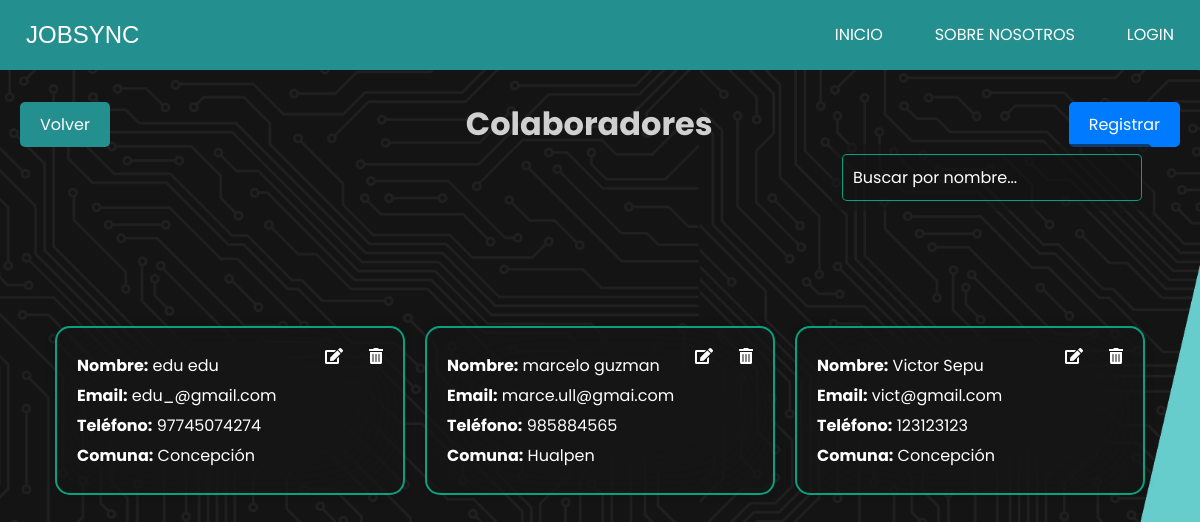
The page /colaboradores/ on the database its author committed.
### JobSyncApp/models.py (models this page shows)
class CustomUser(AbstractUser):
    telefono = models.CharField(max_length=15)
    ROL_CHOICES = [
        (True, 'Colaborador'),
        (False, 'Admin'),
    ]
    rol = models.BooleanField(choices=ROL_CHOICES, default=True)
    comuna = models.ForeignKey(Comuna, on_delete=models.SET_NULL, null=True, blank=True)

class Comuna(models.Model):
    nombre = models.CharField(max_length=100, unique=True)
    def __str__(self):
        return self.nombre

### JobSyncApp/views.py (the view)
# urls.py: path('colaboradores/', views.lista_colaboradores, name='colaboradores'),
def lista_colaboradores(request ):
    colaboradores = CustomUser.objects.filter(rol=True)
    return render(request, 'admin/colaboradores.html', {'colaboradores': colaboradores})

### JobSyncApp/templates/admin/colaboradores.html (shortened to what this page needs)
{% extends 'index.html' %}
{% load static %}
{% block extra_css %}
<link rel="stylesheet" href="{% static 'css/listado_colaboradores.css' %}">
<link rel="stylesheet" href="https://cdnjs.cloudflare.com/ajax/libs/font-awesome/5.15.4/css/all.min.css">
{% endblock extra_css %}
{% block contenido %}
<div class="header">
    <a href="{% url 'home' %}" id="btn-volver" class="btn btn-back">Volver</a>
    <h1>Colaboradores</h1>
    <a href="{% url 'registro' %}" id="btn-registrar" class="btn">Registrar</a>
</div>
    <div class="search-container" >
    <input type="text" id="search-input" placeholder="Buscar por nombre..." >
</div>
<div class="card-container">
    {% for colaborador in colaboradores %}
    <div class="card"  data-comuna="{{ colaborador.comuna }}">
        <button class="delete-btn" data-url="{% url 'eliminar_usuario' colaborador.id %}"> <i class="fas fa-trash-alt"></i></button>
        <button class="edit-btn" data-url="{% url 'modificar_usuario' colaborador.id %}" > <i class="fas fa-edit"></i></button>
        <p><strong>Nombre:</strong> {{ colaborador.first_name }} {{ colaborador.last_name }}</p>
        <p><strong>Email:</strong> {{ colaborador.email }}</p>
        <p><strong>Teléfono:</strong> {{ colaborador.telefono }}</p>
        <p><strong>Comuna:</strong> {{ colaborador.comuna }}</p>
    </div>
    {% endfor %}
</div>
{% endblock %}

### JobSyncApp/static/css/estilo.css (style rules this page uses)
* { margin: 0; padding: 0; box-sizing: border-box; }

### JobSyncApp/static/css/listado_colaboradores.css (style rules this page uses)
* { padding: 0; margin: 0; box-sizing: border-box; text-decoration: none; list-style: none; border: none; outline: none; font-family: "Poppins", sans-serif; }
body { min-height: 100vh; width: 100%; display: flex; align-items: center; justify-content: center; background: url("/static/css/img/fondo.png") no-repeat center center fixed; background-size: cover; }
.header { width: 100%; display: flex; justify-content: space-between; align-items: center; padding: 20px; color: rgba(255, 255, 255, 0.8); position: fixed; top: 80px; }
.btn { padding: 10px 20px; background-color: #007bff; color: white; text-decoration: none; border-radius: 5px; }
.btn-back { background-color: #248f8f; }
.card-container { display: flex; flex-wrap: wrap; justify-content: center; margin-top: 20px; }
.card { width: 350px; margin: 10px; padding: 20px; background: rgba(22, 22, 22, 0.61); border: 2px solid rgba(3, 207, 163, 0.76); box-shadow: 0 0 10px rgba(0, 0, 0, .2); color: #fff; backdrop-filter: blur(50px); border-radius: 15px; }
.card p { margin: 5px 0; }
.card .delete-btn, .card .edit-btn { background: transparent; color: white; border: none; padding: 10px; border-radius: 10%; cursor: pointer; }
.card .delete-btn i, .card .edit-btn i { color: white; font-size: 1.2em; }
.card { position: relative; }
.card .delete-btn, .card .edit-btn { position: absolute; top: 10px; right: 10px; }
.card .edit-btn { right: 50px; }
.search-container { position: fixed; top: 18%; right: 4%; z-index: 1001; background: rgba(22, 22, 22, 0.61); padding: 10px; border-radius: 5px; }
#search-input { width: 300px; padding: 10px; font-size: 16px; border: 1px solid rgba(3, 207, 163, 0.76); border-radius: 5px; color: #fff; background:rgba(22, 22, 22, 0.315); }
#search-input::placeholder { color: white; }

### rows shown on the page
CustomUser: first_name "edu", last_name "edu", email "edu_@gmail.com", telefono "97745074274", comuna "Concepción"
CustomUser: first_name "marcelo", last_name "guzman", email "marce.ull@gmai.com", telefono "985884565", comuna "Hualpen"
CustomUser: first_name "Victor", last_name "Sepu", email "vict@gmail.com", telefono "123123123", comuna "Concepción"
